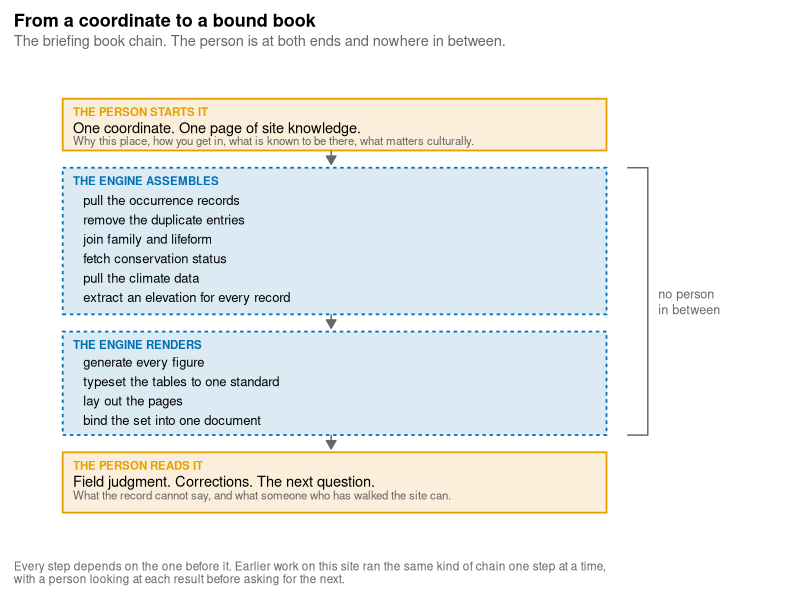
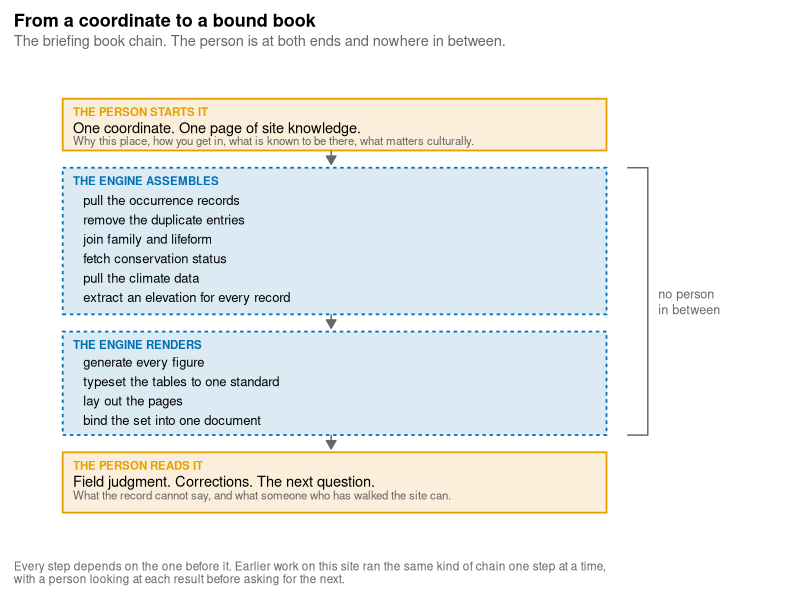

Write R code to recreate these figures, in order.
# ---------------------------------------------------------------
# Behind the Curtain -- the briefing book chain figure
# K. W. Bridges / Claude.  Written 2026-07-26.
#
#   briefing_chain.svg   the four-stage chain, person at both ends
#
# Okabe-Ito palette.  Nothing is carried by colour alone: each stage
# also names its actor in the header, and the two engine stages use a
# dotted border where the two person stages use a solid one.
# ---------------------------------------------------------------

library(ggplot2)

OUT   <- "G:/My Drive/kimbridges-collections/Behind_the_Curtain/images"
BLUE  <- "#0072B2"   # Okabe-Ito blue
ORNG  <- "#E69F00"   # Okabe-Ito orange
GREY  <- "#666666"
BLUEF <- "#DCEAF4"   # tints, for fill only
ORNGF <- "#FBEEDA"
X0 <- 2; X1 <- 81

B <- data.frame(x0 = X0, x1 = X1,
                y0 = c(87, 49, 21, 3),
                y1 = c(99, 83, 45, 17),
                who = c("person", "engine", "engine", "person"))
B$fill <- ifelse(B$who == "person", ORNGF, BLUEF)
B$col  <- ifelse(B$who == "person", ORNG,  BLUE)
B$lty  <- ifelse(B$who == "person", "solid", "22")

hd <- data.frame(
  x = 3.5, y = c(96.0, 80.0, 42.0, 14.0),
  lab = c("THE PERSON STARTS IT", "THE ENGINE ASSEMBLES",
          "THE ENGINE RENDERS",   "THE PERSON READS IT"),
  col = c(ORNG, BLUE, BLUE, ORNG))

bd <- data.frame(
  x = 3.5, y = c(92.3, 89.3, 10.3, 7.1),
  lab = c("One coordinate. One page of site knowledge.",
          "Why this place, how you get in, what is known to be there, what matters culturally.",
          "Field judgment. Corrections. The next question.",
          "What the record cannot say, and what someone who has walked the site can."),
  sz  = c(3.7, 2.9, 3.7, 2.9),
  col = c("black", GREY, "black", GREY))

st <- data.frame(
  x = 5, y = c(75.5, 71.0, 66.5, 62.0, 57.5, 53.0, 38.0, 33.5, 29.0, 24.5),
  lab = c("pull the occurrence records", "remove the duplicate entries",
          "join family and lifeform", "fetch conservation status",
          "pull the climate data", "extract an elevation for every record",
          "generate every figure", "typeset the tables to one standard",
          "lay out the pages", "bind the set into one document"))

ar  <- data.frame(x = 41, xe = 41, y = c(87, 49, 21), ye = c(83.8, 45.8, 17.8))
brk <- data.frame(x = c(84, 87, 87, 84), y = c(83, 83, 21, 21))

p <- ggplot() +
  geom_rect(data = B, aes(xmin = x0, xmax = x1, ymin = y0, ymax = y1),
            fill = B$fill, colour = B$col, linewidth = 0.6, linetype = B$lty) +
  geom_segment(data = ar, aes(x = x, xend = xe, y = y, yend = ye),
               arrow = arrow(length = unit(2.4, "mm"), type = "closed"),
               colour = GREY, linewidth = 0.5) +
  geom_text(data = hd, aes(x = x, y = y, label = lab), hjust = 0,
            size = 2.9, fontface = "bold", colour = hd$col) +
  geom_text(data = bd, aes(x = x, y = y, label = lab), hjust = 0,
            size = bd$sz, colour = bd$col) +
  geom_text(data = st, aes(x = x, y = y, label = lab), hjust = 0,
            size = 3.3, colour = "black") +
  geom_path(data = brk, aes(x = x, y = y), colour = GREY, linewidth = 0.5) +
  annotate("text", x = 88.5, y = 52, label = "no person\nin between",
           hjust = 0, size = 3.2, colour = GREY, lineheight = 1.05) +
  scale_x_continuous(limits = c(0, 102)) +
  scale_y_continuous(limits = c(0, 102)) +
  labs(title = "From a coordinate to a bound book",
       subtitle = "The briefing book chain. The person is at both ends and nowhere in between.",
       caption = "Every step depends on the one before it. Earlier work on this site ran the same kind of chain one step at a time,\nwith a person looking at each result before asking for the next.") +
  theme_void(base_size = 12) +
  theme(plot.title    = element_text(face = "bold", size = 13, margin = margin(b = 3)),
        plot.subtitle = element_text(colour = GREY, size = 10.5, margin = margin(b = 10)),
        plot.caption  = element_text(colour = GREY, size = 8.5, hjust = 0,
                                     margin = margin(t = 10)),
        plot.title.position = "plot", plot.caption.position = "plot",
        plot.margin = margin(10, 10, 10, 10))

ggsave(file.path(OUT, "briefing_chain.svg"), p,
       width = 7.5, height = 7.0, device = svglite::svglite)
ggsave(file.path(OUT, "_proof.png"), p, width = 7.5, height = 7.0, dpi = 120)
